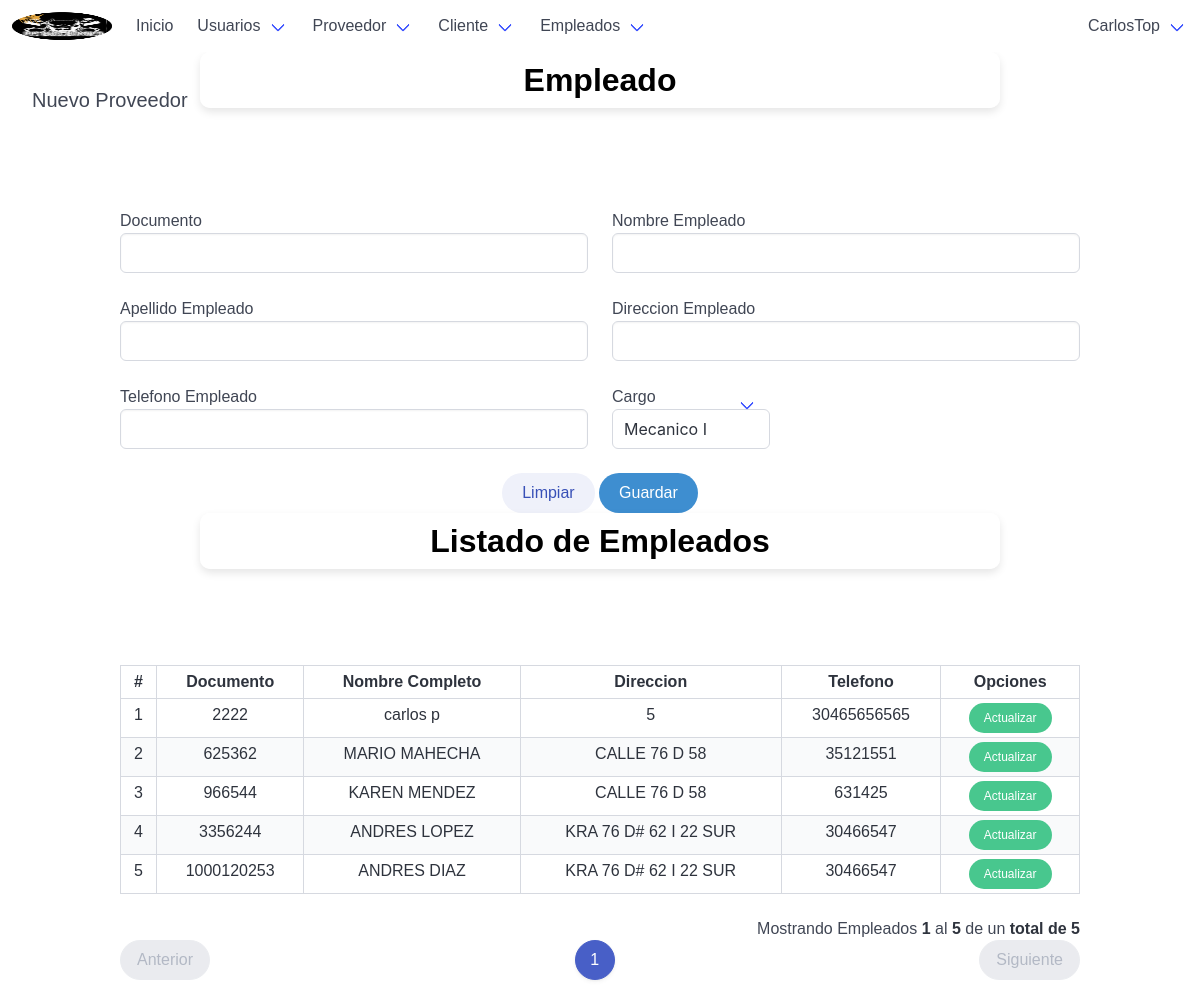
Page /employeeNew/ (signed in) on the committed database.
### tables this page shows
CREATE TABLE `empleado` (
  `documento_emp` int(10) NOT NULL,
  `nom_empleado` varchar(50) NOT NULL,
  `ape_empleado` varchar(50) NOT NULL,
  `direccion` varchar(50) NOT NULL,
  `telefono` bigint(15) NOT NULL,
  `id_cargos` int(10) DEFAULT NULL
);

### autoload.php (called while the page is built, shortened)
<?php
    spl_autoload_register(function($clase){
        $archivo=__DIR__."/".$clase.".php";
        $archivo=str_replace("\\","/",$archivo);
    });

### app/controllers/employeeController.php (the view, shortened to what this page needs)
<?php
	class employeeController extends mainModel{
		public function listarEmpleadoControlador($pagina, $registros, $url, $busqueda) {
			$pagina = $this->limpiarCadena($pagina);
			$registros = $this->limpiarCadena($registros);
			$url = $this->limpiarCadena($url);
			$url = APP_URL . $url . "/";
			$busqueda = $this->limpiarCadena($busqueda);
			$tabla = "";
			$pagina = (isset($pagina) && $pagina > 0) ? (int)$pagina : 1;
			$inicio = ($pagina > 0) ? (($pagina * $registros) - $registros) : 0;
			if (isset($busqueda) && $busqueda != "") {
				$consulta_datos = "SELECT * FROM empleado WHERE (documento_emp LIKE '%$busqueda%' OR nom_empleado LIKE '%$busqueda%') ORDER BY documento_emp ASC LIMIT $inicio, $registros";
				$consulta_total = "SELECT COUNT(id_tipo_proveedor) FROM empleado WHERE (documento_emp LIKE '%$busqueda%' OR documento_emp LIKE '%$busqueda%')";
			} else {
				$consulta_datos = "SELECT * FROM empleado ORDER BY documento_emp ASC LIMIT $inicio, $registros";
				$consulta_total = "SELECT COUNT(documento_emp) FROM empleado";
			}
			$datos = $this->ejecutarConsulta($consulta_datos);
			$datos = $datos->fetchAll();
			$total = $this->ejecutarConsulta($consulta_total);
			$total = (int)$total->fetchColumn();
			$numeroPaginas = ceil($total / $registros);
			$tabla .= '
				<div class="table-container">
				<table class="table is-bordered is-striped is-narrow is-hoverable is-fullwidth">
					<thead>
						<tr>
							<th class="has-text-centered">#</th>
							<th class="has-text-centered">Documento</th>
							<th class="has-text-centered">Nombre Completo</th>
							<th class="has-text-centered">Direccion</th>
							<th class="has-text-centered">Telefono</th>
							<th class="has-text-centered" colspan="3">Opciones</th>
						</tr>
					</thead>
					<tbody>
			';
			if ($total >= 1 && $pagina <= $numeroPaginas) {
				$contador = $inicio + 1;
				$pag_inicio = $inicio + 1;
				foreach ($datos as $rows) {
					$tabla .= '
						<tr class="has-text-centered">
							<td>' . $contador . '</td>
							<td>' . $rows['documento_emp'] . '</td>
							<td>' . $rows['nom_empleado']. '  ' .$rows['ape_empleado'].'</td>
							<td>' . $rows['direccion'] . '</td>
							<td>' . $rows['telefono'] . '</td>
							<td>
								<a href="' . APP_URL . 'employeeUpdate/' . $rows['documento_emp'] . '/" class="button is-success is-rounded is-small">Actualizar</a>
							</td>
						</tr>
					';
					$contador++;
				}
				$pag_final = $contador - 1;
			}
			$tabla .= '</tbody></table></div>';
			if ($total >= 1 && $pagina <= $numeroPaginas) {
				$tabla .= '<p class="has-text-right">Mostrando Empleados  <strong>' . $pag_inicio . '</strong> al <strong>' . $pag_final . '</strong> de un <strong>total de ' . $total . '</strong></p>';
				$tabla .= $this->paginadorTablas($pagina, $numeroPaginas, $url, 10);
			}
			return $tabla;
		}
		public function obtenerOpcionesCargo($busqueda = "") {
			$busqueda = $this->limpiarCadena($busqueda);
			if ($busqueda != "") {
				$consulta_datos = "SELECT * FROM cargos WHERE (id_cargos LIKE :busqueda OR tipo_cargo LIKE :busqueda) ORDER BY id_cargos ASC";
			} else {
				$consulta_datos = "SELECT * FROM cargos ORDER BY id_cargos ASC";
			}
			$stmt = $this->ejecutarConsulta($consulta_datos);
			$stmt->execute();
			$datos = $stmt->fetchAll();
			$opciones = '';
			foreach ($datos as $row) {
				$opciones .= '<option value="' . htmlspecialchars($row['id_cargos']) . '">' . htmlspecialchars($row['tipo_cargo']) . '</option>';
			}
			return $opciones;
		}
	}

### app/views/css/estilos.css (style rules this page uses)
body,html { height: 100%; width: 100%; }

### app/views/css/informationshop.css (style rules this page uses)
body { margin: 0; padding: 0; font-family: Arial, sans-serif; box-sizing: border-box; overflow-x: hidden; }
p, ul, li { font-size: 1em; line-height: 1.4; }

### rows in the picture
empleado: documento_emp "2222", nom_empleado "carlos", ape_empleado "p", direccion "5", telefono "30465656565"
empleado: documento_emp "625362", nom_empleado "MARIO", ape_empleado "MAHECHA", direccion "CALLE 76 D 58", telefono "35121551"
empleado: documento_emp "966544", nom_empleado "KAREN", ape_empleado "MENDEZ", direccion "CALLE 76 D 58", telefono "631425"
empleado: documento_emp "3356244", nom_empleado "ANDRES", ape_empleado "LOPEZ", direccion "KRA 76 D# 62 I 22 SUR", telefono "30466547"
empleado: documento_emp "1000120253", nom_empleado "ANDRES", ape_empleado "DIAZ", direccion "KRA 76 D# 62 I 22 SUR", telefono "30466547"

### other values in the picture
$_SESSION['usuario'] "CarlosTop"
$pag_inicio "1"
$pag_final "5"
$total "5"
form field id_cargos "Mecanico I"
